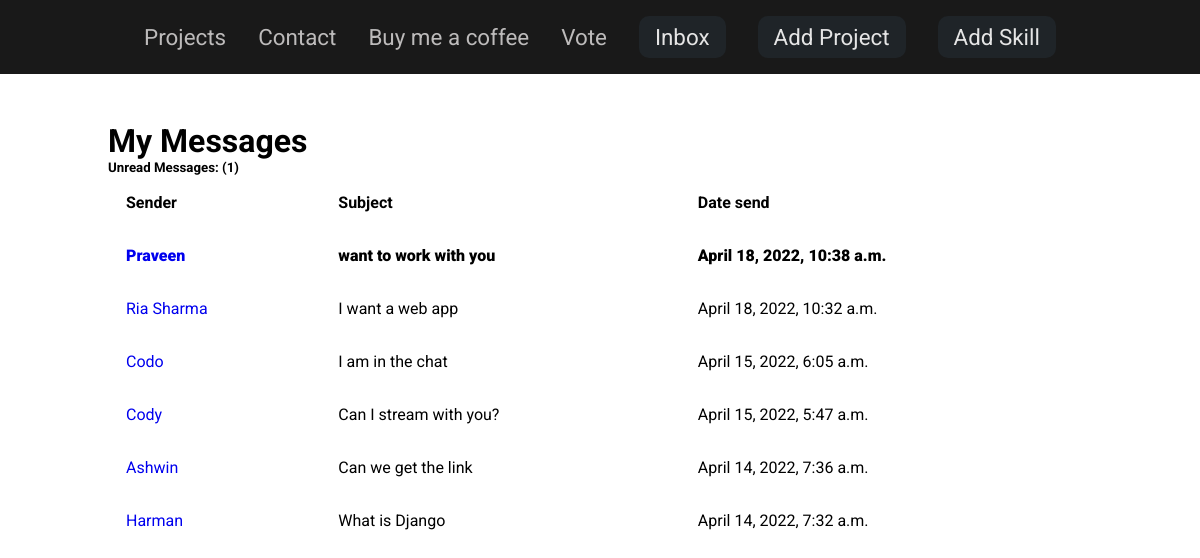
The page /inbox/ (signed in) on the database its author committed.
### base/models.py (models this page shows, shortened)
class Message(models.Model):
    name = models.CharField(max_length=200, null=True)
    email = models.EmailField(unique=True)
    subject = models.CharField(max_length=200, null=True)
    body = models.TextField()
    created = models.DateTimeField(auto_now_add=True)
    is_read = models.BooleanField(default=False)
    id = models.UUIDField(default=uuid.uuid4, unique=True, primary_key=True)

### base/views.py (the view)
# urls.py: path('inbox/', views.inboxPage, name="inbox"),
def inboxPage(request):
    inbox = Message.objects.all().order_by('is_read', '-created')
    unreadCount = Message.objects.filter(is_read=False).count()
    return render(request, 'base/inbox.html', {"inbox":inbox, "unreadCount": unreadCount})

### base/templates/base/inbox.html
{% extends 'base/main.html' %}
{% block content %}
<section class="section section-inbox">
    <div class="container">
        <h3 class="common-heading">My Messages</h3>
        <h5>Unread Messages: ({{unreadCount}})</h5>
        <table class="table">
            <thead>
                <tr>
                    <th>Sender</th>
                    <th>Subject</th>
                    <th>Date send</th>
                </tr>
            </thead>
            <tbody>
                {% for message in inbox %}
                {% if message.is_read %}
                <tr>
                    {% else %}
                <tr style="font-weight:900;">
                    {% endif %}
                    <td title="Click to Open"><a href="{% url 'message' message.id %}">{{message.name}}</a></td>
                    <td>{{message.subject}}</td>
                    <td>{{message.created}}</td>
                </tr>
                {% endfor %}
            </tbody>
        </table>
    </div>
</section>
{% endblock content %}

### static/styles/style.css (style rules this page uses)
* { margin: 0; padding: 0; box-sizing: border-box; font-family: "Roboto", sans-serif; }
html { scroll-behavior: smooth; }
a { text-decoration: none; }
.section { max-width: 100%; padding: 2rem 1rem; }
.container { max-width: 100%; width: 1000px; margin: 0 auto; padding: 1rem 0.5rem; }
.common-heading { font-size: 2rem; font-weight: bold; }
table, thead, tbody { width: 100%; text-align: left; }
th, td { padding: 1rem; }

### rows shown on the page
Message: name "Praveen", subject "want to work with you", created "April 18, 2022, 10:38 a.m."
Message: name "Ria Sharma", subject "I want a web app", created "April 18, 2022, 10:32 a.m."
Message: name "Codo", subject "I am in the chat", created "April 15, 2022, 6:05 a.m."
Message: name "Cody", subject "Can I stream with you?", created "April 15, 2022, 5:47 a.m."
Message: name "Ashwin", subject "Can we get the link", created "April 14, 2022, 7:36 a.m."
Message: name "Harman", subject "What is Django", created "April 14, 2022, 7:32 a.m."

### other values the page prints
{{ unreadCount }} "1"
